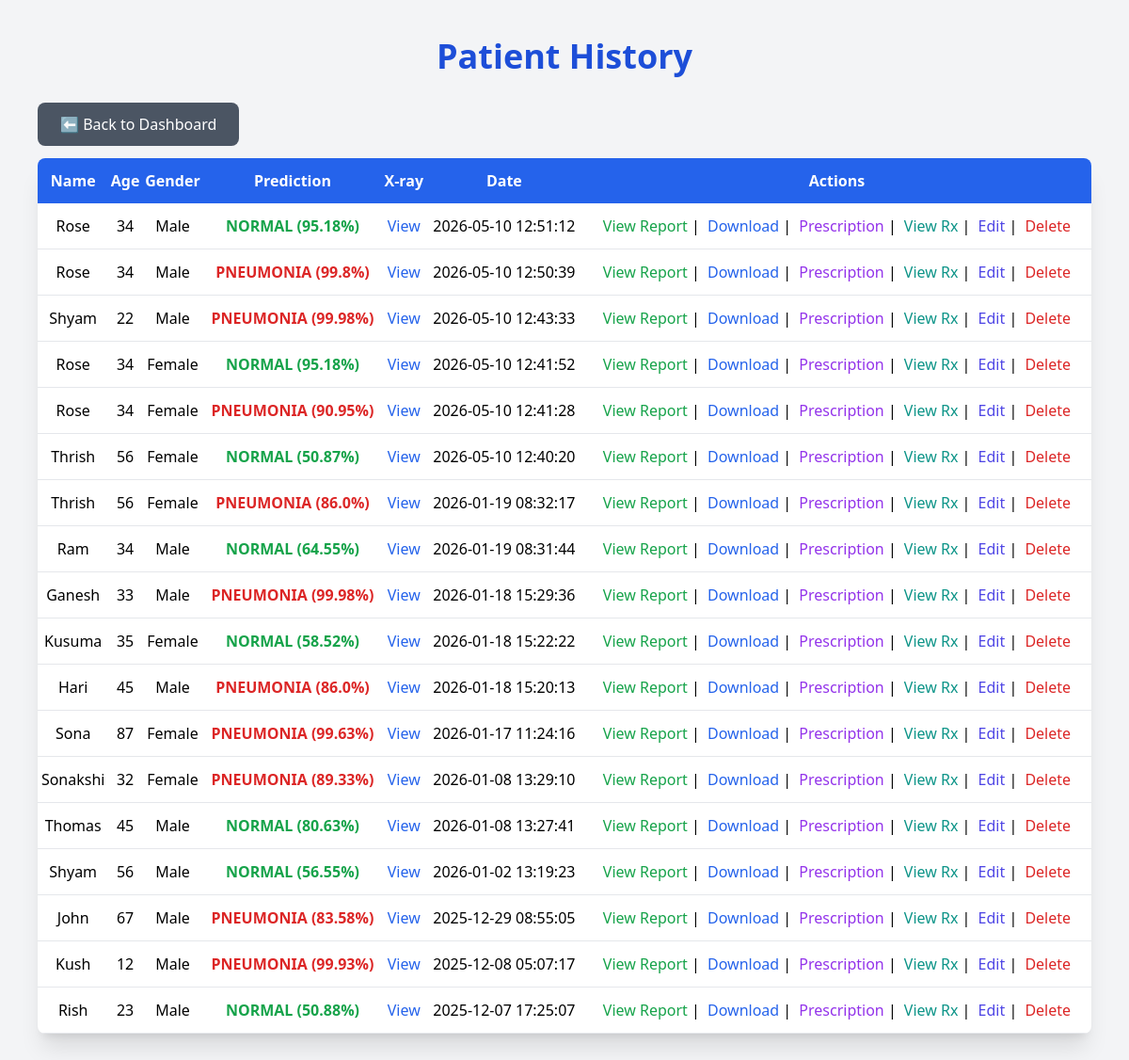
Screenshot of /history (signed in) with the database file from the repository.
### tables this page shows
CREATE TABLE patients (
            id INTEGER PRIMARY KEY AUTOINCREMENT,
            name TEXT NOT NULL,
            age INTEGER,
            gender TEXT,
            image TEXT,
            result TEXT,
            created_at TIMESTAMP DEFAULT CURRENT_TIMESTAMP
        );

### app.py (the view)
@app.route("/history")
def patient_history():
    if not session.get("logged"):
        return redirect(url_for("login"))
    patients = get_all_patients()
    return render_template("history.html", patients=patients)

### app.py (called while the page is built)
def get_all_patients():
    conn = sqlite3.connect(DB_FILE)
    c = conn.cursor()
    c.execute("SELECT * FROM patients ORDER BY created_at DESC")
    rows = c.fetchall()
    conn.close()
    return rows

### templates/history.html (shortened to what this page needs)
<!DOCTYPE html>
<html lang="en">
<head>
    <script src="https://cdn.tailwindcss.com"></script>
    <link rel="stylesheet"
          href="https://cdnjs.cloudflare.com/ajax/libs/font-awesome/6.0.0/css/all.min.css">
</head>
<body class="bg-gray-100 min-h-screen p-10">
<div class="max-w-6xl mx-auto">
    <h1 class="text-4xl font-bold text-center mb-10 text-blue-700">
        Patient History
    </h1>
    <div class="mb-6">
        <a href="{{ url_for('dashboard') }}"
           class="bg-gray-600 text-white px-6 py-3 rounded-lg hover:bg-gray-800 transition">
            ⬅ Back to Dashboard
        </a>
    </div>
    {% if patients %}
    <div class="bg-white shadow-xl rounded-lg overflow-hidden">
        <table class="w-full table-auto text-center">
            <thead class="bg-blue-600 text-white">
                <tr>
                    <th class="py-3">Name</th>
                    <th>Age</th>
                    <th>Gender</th>
                    <th>Prediction</th>
                    <th>X-ray</th>
                    <th>Date</th>
                    <th>Actions</th>
                </tr>
            </thead>
            <tbody>
            {% for p in patients %}
                <tr class="border-b hover:bg-blue-50 transition">
                    <td class="py-3 font-medium">
                        {{ p[1] }}
                    </td>
                    <td>{{ p[2] }}</td>
                    <td>{{ p[3] }}</td>
                    <td class="font-bold
                        {% if 'pneumonia' in p[5]|lower %}
                            text-red-600
                        {% else %}
                            text-green-600
                        {% endif %}
                    ">
                        {{ p[5] }}
                    </td>
                    <td>
                        <a href="{{ url_for('download_image', filename=p[4]) }}"
                           class="text-blue-600 hover:underline">
                            View
                        </a>
                    </td>
                    <td>{{ p[6] }}</td>
                    <td class="space-x-1">
                        <a href="/report/{{ p[0] }}"
                           class="text-green-600 hover:underline">
                            View Report
                        </a>
                        |
                        <a href="/download-report/{{ p[0] }}"
                           class="text-blue-600 hover:underline">
                            Download
                        </a>
                        |
                        <a href="/prescription/{{ p[0] }}"
                             class="text-purple-600 hover:underline">
                             Prescription
                        </a>
                        |
                        <a href="/view-prescription/{{ p[0] }}"
                            class="text-teal-600 hover:underline">
                            View Rx
                        </a>
                        |
                        <a href="/edit/{{ p[0] }}"
                           class="text-indigo-600 hover:underline">
                            Edit
                        </a>
                        |
                        <a href="/delete/{{ p[0] }}"
                           onclick="return confirm('Delete this patient?')"
                           class="text-red-600 hover:underline">
                            Delete
                        </a>
                    </td>
                </tr>
            {% endfor %}
            </tbody>
        </table>
    </div>
    {% else %}
        <p class="text-center text-gray-600 mt-10">
            No patient records available.
        </p>
    {% endif %}
</div>
</body>
</html>

### rows the page displays
patients: name "Rose", age "34", gender "Male", result "NORMAL (95.18%)", created_at "2026-05-10 12:51:12"
patients: name "Rose", age "34", gender "Male", result "PNEUMONIA (99.8%)", created_at "2026-05-10 12:50:39"
patients: name "Shyam", age "22", gender "Male", result "PNEUMONIA (99.98%)", created_at "2026-05-10 12:43:33"
patients: name "Rose", age "34", gender "Female", result "NORMAL (95.18%)", created_at "2026-05-10 12:41:52"
patients: name "Rose", age "34", gender "Female", result "PNEUMONIA (90.95%)", created_at "2026-05-10 12:41:28"
patients: name "Thrish", age "56", gender "Female", result "NORMAL (50.87%)", created_at "2026-05-10 12:40:20"
patients: name "Thrish", age "56", gender "Female", result "PNEUMONIA (86.0%)", created_at "2026-01-19 08:32:17"
patients: name "Ram", age "34", gender "Male", result "NORMAL (64.55%)", created_at "2026-01-19 08:31:44"
patients: name "Ganesh", age "33", gender "Male", result "PNEUMONIA (99.98%)", created_at "2026-01-18 15:29:36"
patients: name "Kusuma", age "35", gender "Female", result "NORMAL (58.52%)", created_at "2026-01-18 15:22:22"
patients: name "Hari", age "45", gender "Male", result "PNEUMONIA (86.0%)", created_at "2026-01-18 15:20:13"
patients: name "Sona", age "87", gender "Female", result "PNEUMONIA (99.63%)", created_at "2026-01-17 11:24:16"
patients: name "Sonakshi", age "32", gender "Female", result "PNEUMONIA (89.33%)", created_at "2026-01-08 13:29:10"
patients: name "Thomas", age "45", gender "Male", result "NORMAL (80.63%)", created_at "2026-01-08 13:27:41"
patients: name "Shyam", age "56", gender "Male", result "NORMAL (56.55%)", created_at "2026-01-02 13:19:23"
patients: name "John", age "67", gender "Male", result "PNEUMONIA (83.58%)", created_at "2025-12-29 08:55:05"
patients: name "Kush", age "12", gender "Male", result "PNEUMONIA (99.93%)", created_at "2025-12-08 05:07:17"
patients: name "Rish", age "23", gender "Male", result "NORMAL (50.88%)", created_at "2025-12-07 17:25:07"
